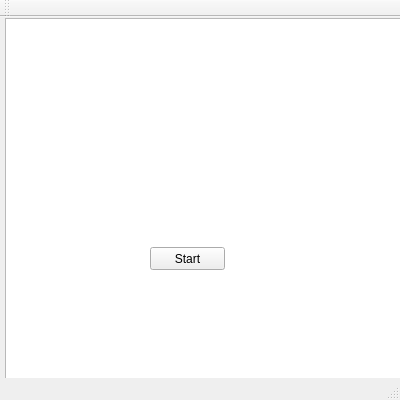
<?xml version="1.0" encoding="UTF-8"?>
<ui version="4.0">
 <class>MainWindow</class>
 <widget class="QMainWindow" name="MainWindow">
  <property name="geometry">
   <rect>
    <x>0</x>
    <y>0</y>
    <width>400</width>
    <height>400</height>
   </rect>
  </property>
  <property name="windowTitle">
   <string>MainWindow</string>
  </property>
  <widget class="QWidget" name="centralWidget">
   <widget class="QGraphicsView" name="graphicsView">
    <property name="geometry">
     <rect>
      <x>5</x>
      <y>1</y>
      <width>400</width>
      <height>400</height>
     </rect>
    </property>
   </widget>
   <widget class="QPushButton" name="pushButton">
    <property name="geometry">
     <rect>
      <x>150</x>
      <y>230</y>
      <width>75</width>
      <height>23</height>
     </rect>
    </property>
    <property name="text">
     <string>Start</string>
    </property>
   </widget>
  </widget>
  <widget class="QMenuBar" name="menuBar">
   <property name="geometry">
    <rect>
     <x>0</x>
     <y>0</y>
     <width>400</width>
     <height>21</height>
    </rect>
   </property>
  </widget>
  <widget class="QToolBar" name="mainToolBar">
   <attribute name="toolBarArea">
    <enum>TopToolBarArea</enum>
   </attribute>
   <attribute name="toolBarBreak">
    <bool>false</bool>
   </attribute>
  </widget>
  <widget class="QStatusBar" name="statusBar"/>
 </widget>
 <layoutdefault spacing="6" margin="11"/>
 <resources/>
 <connections/>
</ui>
